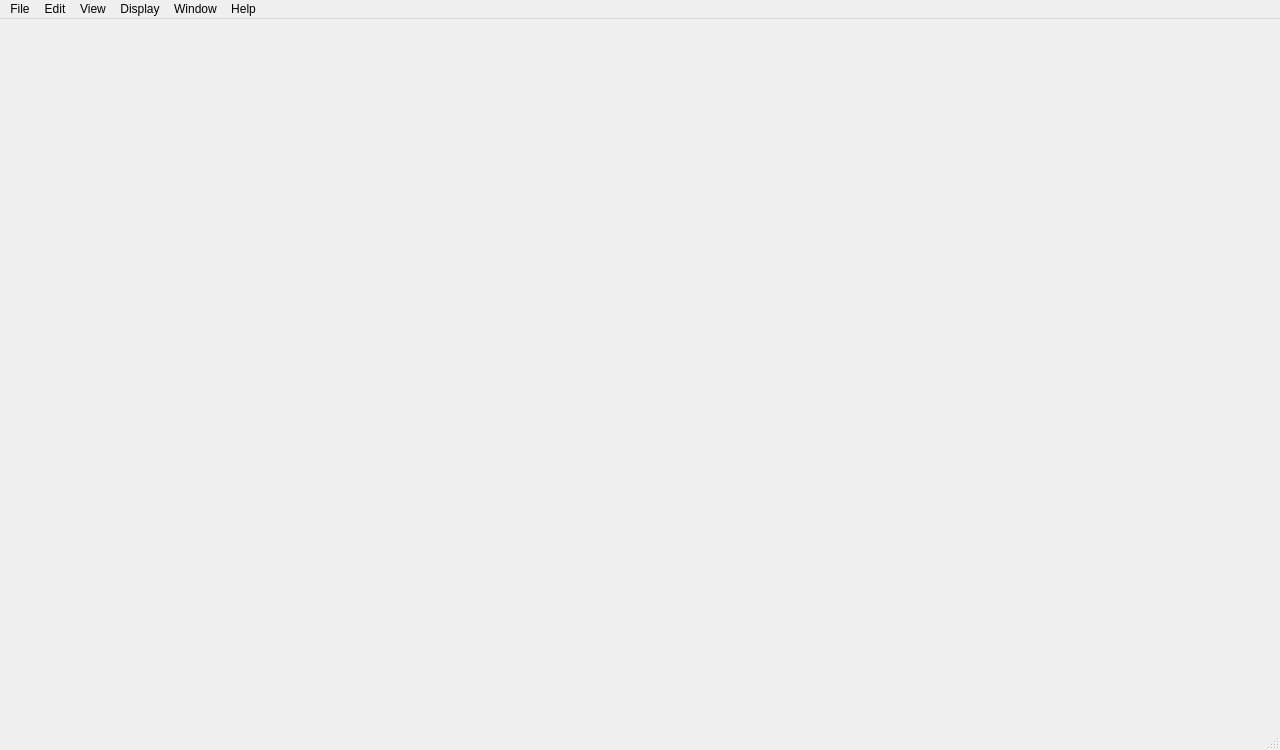
<ui version="4.0" >
 <class>form_MainWindow</class>
 <widget class="QMainWindow" name="form_MainWindow" >
  <property name="geometry" >
   <rect>
    <x>0</x>
    <y>0</y>
    <width>1280</width>
    <height>750</height>
   </rect>
  </property>
  <property name="windowTitle" >
   <string>Neutron 3D - Beta 0.0.1</string>
  </property>
  <property name="windowIcon" >
   <iconset resource="../media/images.qrc" >
    <normaloff>:/incons/Neutron-logo.png</normaloff>:/incons/Neutron-logo.png</iconset>
  </property>
  <property name="styleSheet" >
   <string notr="true" />
  </property>
  <widget class="QWidget" name="centralwidget" />
  <widget class="QMenuBar" name="menubar" >
   <property name="geometry" >
    <rect>
     <x>0</x>
     <y>0</y>
     <width>1280</width>
     <height>22</height>
    </rect>
   </property>
   <widget class="QMenu" name="menuFile" >
    <property name="title" >
     <string>File</string>
    </property>
    <addaction name="actionNew_Scene" />
    <addaction name="actionOpen_Scene" />
    <addaction name="separator" />
    <addaction name="actionSave_Scene" />
    <addaction name="actionSave_Scene_As" />
    <addaction name="separator" />
    <addaction name="actionImport" />
    <addaction name="actionExport_All" />
    <addaction name="actionExport_Select" />
    <addaction name="separator" />
    <addaction name="actionProject_Manager" />
    <addaction name="separator" />
    <addaction name="actionRecent_Files" />
    <addaction name="actionRecent_Project" />
    <addaction name="separator" />
   </widget>
   <widget class="QMenu" name="menuEdit" >
    <property name="title" >
     <string>Edit</string>
    </property>
    <addaction name="actionUndo" />
    <addaction name="actionRendo" />
    <addaction name="separator" />
    <addaction name="actionCut" />
    <addaction name="actionCopy" />
    <addaction name="actionPaste" />
    <addaction name="actionDelete" />
    <addaction name="separator" />
    <addaction name="actionSelect_All" />
    <addaction name="actionSelect_Branch" />
    <addaction name="actionSelect_Tree" />
    <addaction name="separator" />
    <addaction name="actionPreferences" />
   </widget>
   <widget class="QMenu" name="menuView" >
    <property name="title" >
     <string>View</string>
    </property>
    <widget class="QMenu" name="menuLayout_2" >
     <property name="title" >
      <string>Layout</string>
     </property>
     <addaction name="actionAnimation_2" />
     <addaction name="actionModeling_2" />
     <addaction name="actionRender_2" />
     <addaction name="separator" />
     <addaction name="actionOpen" />
     <addaction name="actionSave" />
     <addaction name="actionSave_As" />
     <addaction name="actionRestore" />
     <addaction name="actionRestore_Default" />
    </widget>
    <addaction name="menuLayout_2" />
   </widget>
   <widget class="QMenu" name="menuHelp" >
    <property name="title" >
     <string>Display</string>
    </property>
   </widget>
   <widget class="QMenu" name="menuWindow" >
    <property name="title" >
     <string>Window</string>
    </property>
   </widget>
   <widget class="QMenu" name="menuHelp_2" >
    <property name="title" >
     <string>Help</string>
    </property>
    <addaction name="actionNeutron_Help" />
    <addaction name="actionWhat_s_New" />
    <addaction name="actionAbout" />
   </widget>
   <addaction name="menuFile" />
   <addaction name="menuEdit" />
   <addaction name="menuView" />
   <addaction name="menuHelp" />
   <addaction name="menuWindow" />
   <addaction name="menuHelp_2" />
  </widget>
  <widget class="QStatusBar" name="statusbar" />
  <action name="actionNew_Scene" >
   <property name="text" >
    <string>New Scene</string>
   </property>
  </action>
  <action name="actionOpen_Scene" >
   <property name="text" >
    <string>Open Scene</string>
   </property>
  </action>
  <action name="actionSave_Scene" >
   <property name="text" >
    <string>Save Scene</string>
   </property>
  </action>
  <action name="actionSave_Scene_As" >
   <property name="text" >
    <string>Save Scene As...</string>
   </property>
  </action>
  <action name="actionImport" >
   <property name="text" >
    <string>Import...</string>
   </property>
  </action>
  <action name="actionExport_All" >
   <property name="text" >
    <string>Export All...</string>
   </property>
  </action>
  <action name="actionExport_Select" >
   <property name="text" >
    <string>Export Selection...</string>
   </property>
  </action>
  <action name="actionProject_Manager" >
   <property name="text" >
    <string>Project Manager</string>
   </property>
  </action>
  <action name="actionRecent_Files" >
   <property name="text" >
    <string>Recent Files</string>
   </property>
  </action>
  <action name="actionRecent_Project" >
   <property name="text" >
    <string>Recent Project</string>
   </property>
  </action>
  <action name="actionUndo" >
   <property name="text" >
    <string>Undo</string>
   </property>
  </action>
  <action name="actionRendo" >
   <property name="text" >
    <string>Rendo</string>
   </property>
  </action>
  <action name="actionCopy" >
   <property name="text" >
    <string>Copy</string>
   </property>
  </action>
  <action name="actionCut" >
   <property name="text" >
    <string>Cut</string>
   </property>
  </action>
  <action name="actionPaste" >
   <property name="text" >
    <string>Paste</string>
   </property>
  </action>
  <action name="actionDelete" >
   <property name="text" >
    <string>Delete</string>
   </property>
  </action>
  <action name="actionSelect_All" >
   <property name="text" >
    <string>Select All</string>
   </property>
  </action>
  <action name="actionSelect_Branch" >
   <property name="text" >
    <string>Select Branch</string>
   </property>
  </action>
  <action name="actionSelect_Tree" >
   <property name="text" >
    <string>Select Tree</string>
   </property>
  </action>
  <action name="actionDefault" >
   <property name="text" >
    <string>Default</string>
   </property>
  </action>
  <action name="actionAnimation" >
   <property name="text" >
    <string>Animation</string>
   </property>
  </action>
  <action name="actionRender" >
   <property name="text" >
    <string>Render</string>
   </property>
  </action>
  <action name="actionModeling" >
   <property name="text" >
    <string>Modeling</string>
   </property>
  </action>
  <action name="actionSave_Layout" >
   <property name="text" >
    <string>Save Layout</string>
   </property>
  </action>
  <action name="actionOpen_Layout" >
   <property name="text" >
    <string>Open</string>
   </property>
  </action>
  <action name="actionDelete_Layout" >
   <property name="text" >
    <string>Save As...</string>
   </property>
  </action>
  <action name="actionDelete_2" >
   <property name="text" >
    <string>Delete</string>
   </property>
  </action>
  <action name="actionRestore_Defaults" >
   <property name="text" >
    <string>Restore Defaults</string>
   </property>
  </action>
  <action name="actionModeling_2" >
   <property name="text" >
    <string>Modeling</string>
   </property>
  </action>
  <action name="actionAnimation_2" >
   <property name="text" >
    <string>Animation</string>
   </property>
  </action>
  <action name="actionRender_2" >
   <property name="text" >
    <string>Render</string>
   </property>
  </action>
  <action name="actionOpen" >
   <property name="text" >
    <string>Open</string>
   </property>
  </action>
  <action name="actionSave" >
   <property name="text" >
    <string>Save</string>
   </property>
  </action>
  <action name="actionSave_As" >
   <property name="text" >
    <string>Save As...</string>
   </property>
  </action>
  <action name="actionRestore" >
   <property name="text" >
    <string>Clear</string>
   </property>
  </action>
  <action name="actionRestore_Default" >
   <property name="text" >
    <string>Restore Default</string>
   </property>
  </action>
  <action name="actionPreferences" >
   <property name="text" >
    <string>Preferences...</string>
   </property>
  </action>
  <action name="actionNeutron_Help" >
   <property name="text" >
    <string>Neutron Help</string>
   </property>
  </action>
  <action name="actionWhat_s_New" >
   <property name="text" >
    <string>What's New in Neutron</string>
   </property>
  </action>
  <action name="actionAbout" >
   <property name="text" >
    <string>About</string>
   </property>
  </action>
 </widget>
 <resources>
  <include location="../media/images.qrc" />
 </resources>
 <connections/>
</ui>
